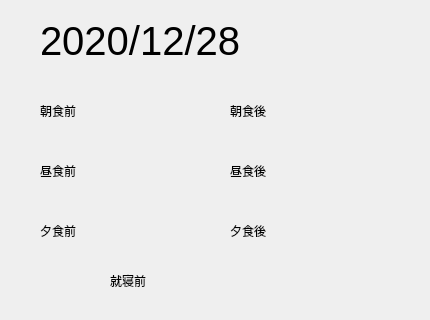
    <widget class="QWidget" name="page_11">
     <widget class="QLabel" name="label_date_2">
      <property name="geometry">
       <rect>
        <x>40</x>
        <y>10</y>
        <width>381</width>
        <height>61</height>
       </rect>
      </property>
      <property name="font">
       <font>
        <pointsize>30</pointsize>
       </font>
      </property>
      <property name="text">
       <string>2020/12/28</string>
      </property>
     </widget>
     <widget class="QLabel" name="label_bfr_brkfst">
      <property name="geometry">
       <rect>
        <x>40</x>
        <y>80</y>
        <width>141</width>
        <height>61</height>
       </rect>
      </property>
      <property name="text">
       <string>朝食前</string>
      </property>
     </widget>
     <widget class="QLabel" name="label_bfr_lnch">
      <property name="geometry">
       <rect>
        <x>40</x>
        <y>140</y>
        <width>141</width>
        <height>61</height>
       </rect>
      </property>
      <property name="text">
       <string>昼食前</string>
      </property>
     </widget>
     <widget class="QLabel" name="label_bfr_dnr">
      <property name="geometry">
       <rect>
        <x>40</x>
        <y>200</y>
        <width>141</width>
        <height>61</height>
       </rect>
      </property>
      <property name="text">
       <string>夕食前</string>
      </property>
     </widget>
     <widget class="QLabel" name="label_aftr_brkfst">
      <property name="geometry">
       <rect>
        <x>230</x>
        <y>80</y>
        <width>141</width>
        <height>61</height>
       </rect>
      </property>
      <property name="text">
       <string>朝食後</string>
      </property>
     </widget>
     <widget class="QLabel" name="label_aftr_lnch">
      <property name="geometry">
       <rect>
        <x>230</x>
        <y>140</y>
        <width>141</width>
        <height>61</height>
       </rect>
      </property>
      <property name="text">
       <string>昼食後</string>
      </property>
     </widget>
     <widget class="QLabel" name="label_aft_dnr">
      <property name="geometry">
       <rect>
        <x>230</x>
        <y>200</y>
        <width>141</width>
        <height>61</height>
       </rect>
      </property>
      <property name="text">
       <string>夕食後</string>
      </property>
     </widget>
     <widget class="QLabel" name="label_bfr_slp">
      <property name="geometry">
       <rect>
        <x>110</x>
        <y>250</y>
        <width>141</width>
        <height>61</height>
       </rect>
      </property>
      <property name="text">
       <string>就寝前</string>
      </property>
     </widget>
    </widget>
